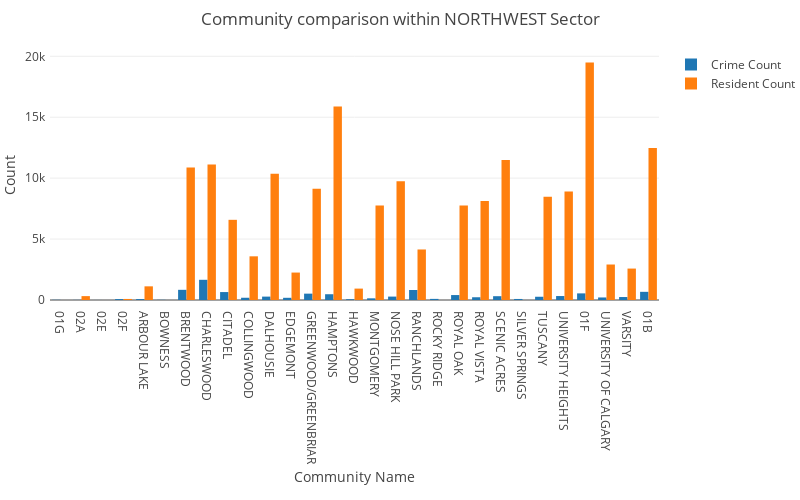

Notebook code for this chart:
### Code cell
# 'CENTRE','EAST','WEST','NORTH','NORTHEAST','SOUTHEAST','NORTHWEST'

comname, com = commlabel(cdata,'Sector','NORTHWEST','Community Name')

sector = com.drop(['Month','Community Center Point','Sector'],axis=1)
sector = sector.groupby(['Community Name','Category','Year']).agg({'Crime Count':'sum','Resident Count':'mean'})

# Split table by Resident Count and Crime Count
rescount = sector['Resident Count']
rescount = rescount.unstack('Year').mean(axis=1)
rescount = rescount.unstack('Category').mean(axis=1)

cricount = sector['Crime Count']

sortlabel = sector['Crime Count'].unstack('Year').mean(axis=1).unstack('Category').sum(axis=1).sort_values(ascending=False)
cricount = cricount.unstack('Year').mean(axis=1)
cricount = cricount.unstack('Category').sum(axis=1)

ind = np.arange(len(comname))  # the x locations for the groups
width = 0.35  # the width of the bars


t1 = go.Bar(x=comname, y=cricount.values,name='Crime Count')
t2 = go.Bar(x=comname, y=rescount.values,name='Resident Count')
data = [t1,t2]

layout = go.Layout(title='Community comparison within NORTHWEST Sector',
    xaxis=dict(title='Community Name'),
    yaxis=dict(title='Count'),
    autosize=False,
    width=800,
    height=500,
    margin=go.Margin(
        l=50,
        r=0,
        b=200,
        t=50,
        pad=4)             
    ) 
    
fig=go.Figure(data=data,layout=layout)
plotly.iplot(fig,filename="Communityplot")

### Figure 1 — Plotly figure (JSON) as saved in the notebook; plotly's stock layout.template omitted (floating-point values rounded to 4 significant figures)
{"data": [{"name": "Crime Count", "type": "bar", "uid": "eb54cca4-d42b-11e8-9cee-aae9fe853d99", "x": ["01G", "02A", "02E", "02F", "ARBOUR LAKE", "BOWNESS", "BRENTWOOD", "CHARLESWOOD", "CITADEL", "COLLINGWOOD", "DALHOUSIE", "EDGEMONT", "GREENWOOD/GREENBRIAR", "HAMPTONS", "HAWKWOOD", "MONTGOMERY", "NOSE HILL PARK", "RANCHLANDS", "ROCKY RIDGE", "ROYAL OAK", "ROYAL VISTA", "SCENIC ACRES", "SILVER SPRINGS", "TUSCANY", "UNIVERSITY HEIGHTS", "01F", "UNIVERSITY OF CALGARY", "VARSITY", "01B"], "y": [15.62, 8.833, 3.333, 74.45, 74.73, 14.53, 835.6, 1658.0, 650.8, 184.6, 278.1, 180.8, 521.3, 473.7, 63.6, 136.9, 279.7, 820.8, 90.85, 405.3, 226, 312.5, 85.33, 266.8, 324.7, 543.2, 208.2, 243.6, 670.4]}, {"name": "Resident Count", "type": "bar", "uid": "eb54ce02-d42b-11e8-beec-aae9fe853d99", "x": ["01G", "02A", "02E", "02F", "ARBOUR LAKE", "BOWNESS", "BRENTWOOD", "CHARLESWOOD", "CITADEL", "COLLINGWOOD", "DALHOUSIE", "EDGEMONT", "GREENWOOD/GREENBRIAR", "HAMPTONS", "HAWKWOOD", "MONTGOMERY", "NOSE HILL PARK", "RANCHLANDS", "ROCKY RIDGE", "ROYAL OAK", "ROYAL VISTA", "SCENIC ACRES", "SILVER SPRINGS", "TUSCANY", "UNIVERSITY HEIGHTS", "01F", "UNIVERSITY OF CALGARY", "VARSITY", "01B"], "y": [0, 318.6, 0, 86.36, 1121.0, 0, 10880.0, 11130.0, 6580.0, 3585.0, 10363, 2252.0, 9133.0, 15880.0, 935.5, 7758.0, 9749.0, 4146.0, 0, 7760.0, 8119.0, 11490.0, 0, 8484.0, 8895.0, 19490.0, 2913.0, 2579.0, 12470.0]}], "layout": {"autosize": false, "height": 500, "margin": {"b": 200, "l": 50, "pad": 4, "r": 0, "t": 50}, "title": "Community comparison within NORTHWEST Sector", "width": 800, "xaxis": {"title": "Community Name"}, "yaxis": {"title": "Count"}}}
